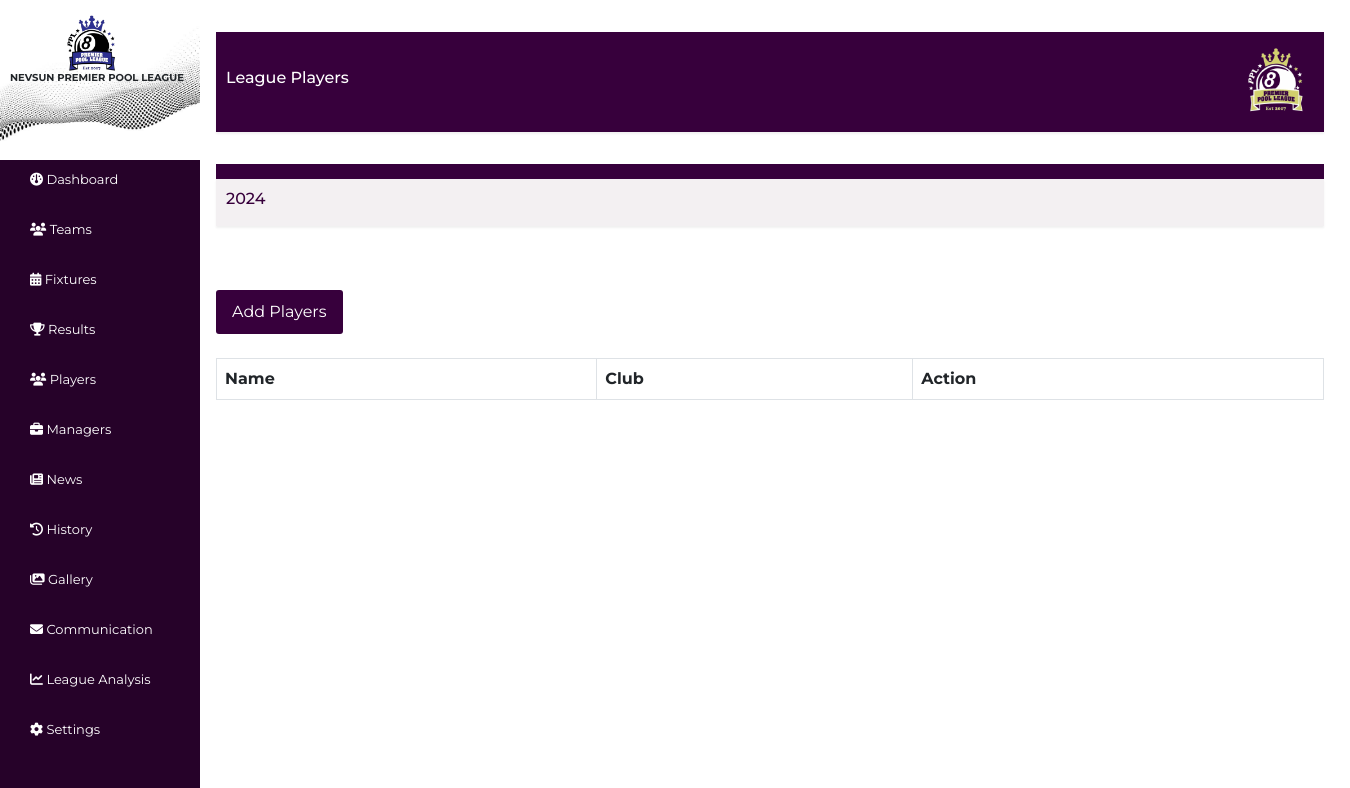
/Admin/Player.php, run on an earlier commit of the app's database.
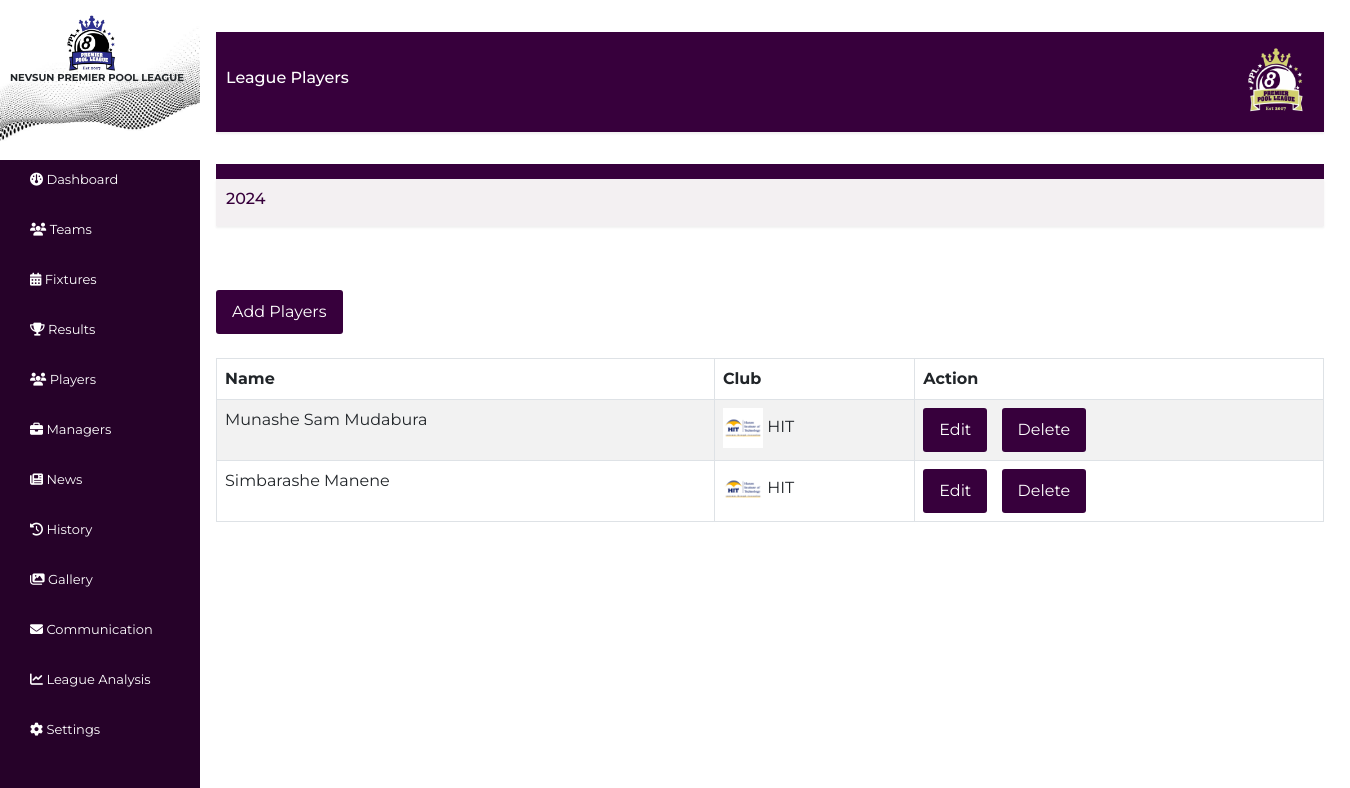
And on a later commit of the database.
### tables this page shows
CREATE TABLE `players` (
  `id` int(11) NOT NULL,
  `clubid` int(11) NOT NULL,
  `name` varchar(20) NOT NULL
);

CREATE TABLE `clubs` (
  `id` int(11) NOT NULL,
  `name` varchar(30) NOT NULL,
  `estdate` datetime NOT NULL,
  `location` varchar(30) NOT NULL,
  `numplayers` int(11) NOT NULL,
  `logo` varchar(30) NOT NULL
);

### Admin/Player.php (the view, shortened to what this page needs)
<?php
include './adminHeader.php';
require_once('../databaseConn.php');
?>
<div class="container" style="margin-left: 200px;">
    <div class="clubsSection section" id="clubs">
        <div class="sectionHeader flex">
            <div class="seasonYear">
                <h6>League Players</h6>
            </div>
            <div class="logoDiv">
                <img src="../static/images/logo.png" alt="Logo Image">
            </div>
        </div>
        <div style="width: 100%; height:15px;background-color:#37003c;"></div>
        <div class="sectionHeader flex" style="background-color: #f3f0f2;">
            <div class="seasonYear">
                <h6 style="color:#37003c; text-align:center;"><?php $currentYear = date('Y'); echo $currentYear; ?></h6>
            </div>
        </div>
    </div>
    <button type="button" class="btn btn-success" data-bs-toggle="modal" data-bs-target="#addNewsModal">Add Players</button>
    <br> <br>
</div>
<div class="container" style="margin-left: 200px;">
    <table id="myTable" class="table table-striped table-bordered tble-hover" style="width:100%">
        <thead>
            <tr>
                <th>Name</th>
                <th>Club</th>
                <th>Action</th>
            </tr>
        </thead>
        <tbody>
            <?php
            $sql = "SELECT * FROM players";
            $result = mysqli_query($conn, $sql);
            while ($row = mysqli_fetch_assoc($result)) {
            ?>
                <tr>
                    <td><?php echo $row["name"] ?></td>
                    <?php
                    $cid = $row["clubid"];
                    $sqls = "SELECT * FROM `clubs` WHERE id = '$cid'";
                    $resul = mysqli_query($conn, $sqls);
                    while ($rows = mysqli_fetch_assoc($resul)) {
                    ?>
                        <td>
                            <img alt="Team Logo" class="teamLogo" src="./images/uploads/<?php echo $rows["logo"] ?>">
                            <?php echo $rows["name"] ?>
                        </td>
                    <?php
                    } ?>
                    <td>
                        <button class="btn btn-submit" data-bs-toggle="modal" data-bs-target="#editModal<?php echo $row["id"] ?>" style="margin-right: 10px;">Edit</button>
                        <button class="btn btn-danger" data-bs-toggle="modal" data-bs-target="#deleteModal<?php echo $row["id"] ?>">Delete</button>
                    </td>
                </tr>
            <?php }
            ?>
        </tbody>
    </table>
</div>

What changed in the data, as far as the page shows it:
added players: name "Munashe Sam Mudabura"
added clubs: logo (picture), name "HIT"
added players: name "Simbarashe Manene"
